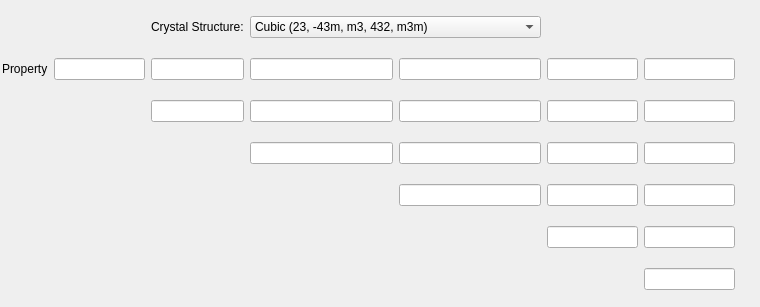
<?xml version="1.0" encoding="UTF-8"?>
<ui version="4.0">
 <class>Symmetric6x6Widget</class>
 <widget class="QWidget" name="Symmetric6x6Widget">
  <property name="geometry">
   <rect>
    <x>0</x>
    <y>0</y>
    <width>760</width>
    <height>307</height>
   </rect>
  </property>
  <layout class="QGridLayout" name="gridLayout_2">
   <property name="margin">
    <number>2</number>
   </property>
   <item row="3" column="7">
    <widget class="QLineEdit" name="v24"/>
   </item>
   <item row="3" column="3">
    <widget class="QLineEdit" name="v22"/>
   </item>
   <item row="2" column="3">
    <widget class="QLineEdit" name="v12"/>
   </item>
   <item row="4" column="7">
    <widget class="QLineEdit" name="v34"/>
   </item>
   <item row="4" column="6">
    <widget class="QLineEdit" name="v33"/>
   </item>
   <item row="5" column="7">
    <widget class="QLineEdit" name="v44"/>
   </item>
   <item row="2" column="7">
    <widget class="QLineEdit" name="v14"/>
   </item>
   <item row="2" column="2">
    <widget class="QLineEdit" name="v11"/>
   </item>
   <item row="4" column="9">
    <widget class="QLineEdit" name="v36"/>
   </item>
   <item row="7" column="9">
    <widget class="QLineEdit" name="v66"/>
   </item>
   <item row="4" column="8">
    <widget class="QLineEdit" name="v35"/>
   </item>
   <item row="3" column="9">
    <widget class="QLineEdit" name="v26"/>
   </item>
   <item row="5" column="8">
    <widget class="QLineEdit" name="v45"/>
   </item>
   <item row="6" column="8">
    <widget class="QLineEdit" name="v55"/>
   </item>
   <item row="2" column="8">
    <widget class="QLineEdit" name="v15"/>
   </item>
   <item row="6" column="9">
    <widget class="QLineEdit" name="v56"/>
   </item>
   <item row="2" column="9">
    <widget class="QLineEdit" name="v16"/>
   </item>
   <item row="3" column="6">
    <widget class="QLineEdit" name="v23"/>
   </item>
   <item row="5" column="9">
    <widget class="QLineEdit" name="v46"/>
   </item>
   <item row="2" column="6">
    <widget class="QLineEdit" name="v13">
     <property name="text">
      <string/>
     </property>
    </widget>
   </item>
   <item row="3" column="8">
    <widget class="QLineEdit" name="v25"/>
   </item>
   <item row="1" column="6" colspan="2">
    <widget class="QComboBox" name="comboBox">
     <property name="editable">
      <bool>false</bool>
     </property>
     <property name="maxVisibleItems">
      <number>9</number>
     </property>
     <property name="maxCount">
      <number>9</number>
     </property>
     <property name="insertPolicy">
      <enum>QComboBox::NoInsert</enum>
     </property>
     <item>
      <property name="text">
       <string>Cubic (23, -43m, m3, 432, m3m)</string>
      </property>
     </item>
     <item>
      <property name="text">
       <string>Hexagonal (6, -6, 6/m, 6/mmm, 622, 6mm, -6m2)</string>
      </property>
     </item>
     <item>
      <property name="text">
       <string>Tetragonal High (4/mmm, -42m, 4mm, 422)</string>
      </property>
     </item>
     <item>
      <property name="text">
       <string>Tetragonal Low (4/m, 4, -4)</string>
      </property>
     </item>
     <item>
      <property name="text">
       <string>Trigonal High (-3m, 3m, 32)</string>
      </property>
     </item>
     <item>
      <property name="text">
       <string>Trigonal Low (-3)</string>
      </property>
     </item>
     <item>
      <property name="text">
       <string>OrthoRhombic (mmm, mm2, 222)</string>
      </property>
     </item>
     <item>
      <property name="text">
       <string>Monoclinic (2/m, 2, m)</string>
      </property>
     </item>
     <item>
      <property name="text">
       <string>Triclinic (-1, 1)</string>
      </property>
     </item>
    </widget>
   </item>
   <item row="2" column="1">
    <widget class="QLabel" name="label">
     <property name="text">
      <string>Property</string>
     </property>
    </widget>
   </item>
   <item row="1" column="3">
    <widget class="QLabel" name="cBLabel">
     <property name="text">
      <string>Crystal Structure:</string>
     </property>
    </widget>
   </item>
   <item row="4" column="10">
    <spacer name="horizontalSpacer">
     <property name="orientation">
      <enum>Qt::Horizontal</enum>
     </property>
     <property name="sizeHint" stdset="0">
      <size>
       <width>40</width>
       <height>20</height>
      </size>
     </property>
    </spacer>
   </item>
  </layout>
 </widget>
 <tabstops>
  <tabstop>comboBox</tabstop>
  <tabstop>v11</tabstop>
  <tabstop>v12</tabstop>
  <tabstop>v13</tabstop>
  <tabstop>v14</tabstop>
  <tabstop>v15</tabstop>
  <tabstop>v16</tabstop>
  <tabstop>v22</tabstop>
  <tabstop>v23</tabstop>
  <tabstop>v24</tabstop>
  <tabstop>v25</tabstop>
  <tabstop>v26</tabstop>
  <tabstop>v33</tabstop>
  <tabstop>v34</tabstop>
  <tabstop>v35</tabstop>
  <tabstop>v36</tabstop>
  <tabstop>v44</tabstop>
  <tabstop>v45</tabstop>
  <tabstop>v46</tabstop>
  <tabstop>v55</tabstop>
  <tabstop>v56</tabstop>
  <tabstop>v66</tabstop>
 </tabstops>
 <resources>
  <include location="../../../../Resources/icons/images/Icons.qrc"/>
 </resources>
 <connections/>
</ui>
